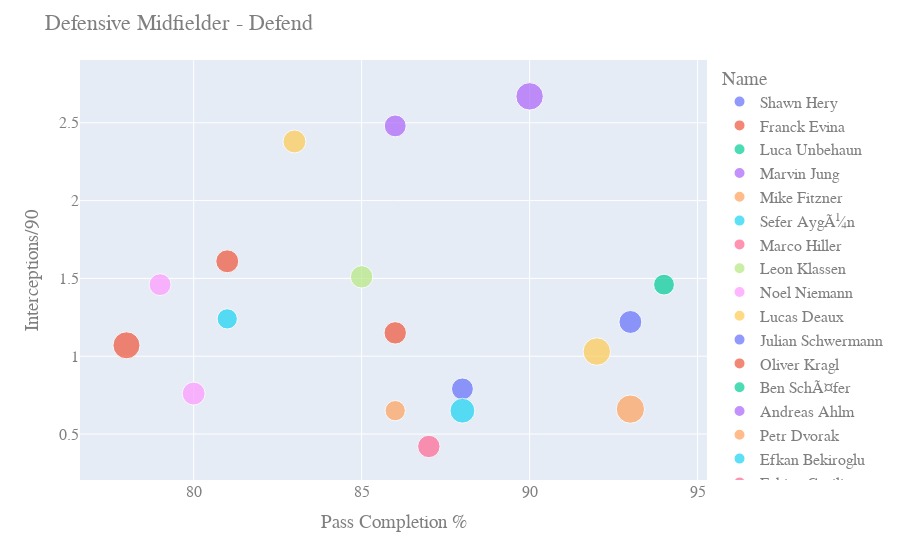

Notebook code cell kept with this figure:
### Code cell
# Defensive Midfielder - Defend

fig = px.scatter(df, x="Pas %", y="Int/90", color="Name",  
        size='Age', hover_data=['Name'])

fig.update_layout(
    title="Defensive Midfielder - Defend",
    xaxis_title="Pass Completion %",
    yaxis_title="Interceptions/90",
    font=dict(
        family="Courier New, monospace",
        size=16,
        color="#7f7f7f"
    )
)
fig.show()

### Figure 1 — Plotly figure (JSON) as saved in the notebook; plotly's stock layout.template omitted (floating-point values rounded to 4 significant figures)
{"data": [{"customdata": [["Shawn Hery"]], "hovertemplate": "Name=%{customdata[0]}<br>Pas %=%{x}<br>Int/90=%{y}<br>Age=%{marker.size}<extra></extra>", "legendgroup": "Shawn Hery", "marker": {"color": "#636efa", "size": [21], "sizemode": "area", "sizeref": 0.0875, "symbol": "circle"}, "mode": "markers", "name": "Shawn Hery", "showlegend": true, "type": "scatter", "x": ["88%"], "xaxis": "x", "y": ["0.79"], "yaxis": "y"}, {"customdata": [["Franck Evina"]], "hovertemplate": "Name=%{customdata[0]}<br>Pas %=%{x}<br>Int/90=%{y}<br>Age=%{marker.size}<extra></extra>", "legendgroup": "Franck Evina", "marker": {"color": "#EF553B", "size": [22], "sizemode": "area", "sizeref": 0.0875, "symbol": "circle"}, "mode": "markers", "name": "Franck Evina", "showlegend": true, "type": "scatter", "x": ["86%"], "xaxis": "x", "y": ["1.15"], "yaxis": "y"}, {"customdata": [["Luca Unbehaun"]], "hovertemplate": "Name=%{customdata[0]}<br>Pas %=%{x}<br>Int/90=%{y}<br>Age=%{marker.size}<extra></extra>", "legendgroup": "Luca Unbehaun", "marker": {"color": "#00cc96", "size": [21], "sizemode": "area", "sizeref": 0.0875, "symbol": "circle"}, "mode": "markers", "name": "Luca Unbehaun", "showlegend": true, "type": "scatter", "x": ["90%"], "xaxis": "x", "y": ["-"], "yaxis": "y"}, {"customdata": [["Marvin Jung"]], "hovertemplate": "Name=%{customdata[0]}<br>Pas %=%{x}<br>Int/90=%{y}<br>Age=%{marker.size}<extra></extra>", "legendgroup": "Marvin Jung", "marker": {"color": "#ab63fa", "size": [21], "sizemode": "area", "sizeref": 0.0875, "symbol": "circle"}, "mode": "markers", "name": "Marvin Jung", "showlegend": true, "type": "scatter", "x": ["86%"], "xaxis": "x", "y": ["2.48"], "yaxis": "y"}, {"customdata": [["Mike Fitzner"]], "hovertemplate": "Name=%{customdata[0]}<br>Pas %=%{x}<br>Int/90=%{y}<br>Age=%{marker.size}<extra></extra>", "legendgroup": "Mike Fitzner", "marker": {"color": "#FFA15A", "size": [18], "sizemode": "area", "sizeref": 0.0875, "symbol": "circle"}, "mode": "markers", "name": "Mike Fitzner", "showlegend": true, "type": "scatter", "x": ["86%"], "xaxis": "x", "y": ["0.65"], "yaxis": "y"}, {"customdata": [["Sefer AygÃ¼n"]], "hovertemplate": "Name=%{customdata[0]}<br>Pas %=%{x}<br>Int/90=%{y}<br>Age=%{marker.size}<extra></extra>", "legendgroup": "Sefer AygÃ¼n", "marker": {"color": "#19d3f3", "size": [18], "sizemode": "area", "sizeref": 0.0875, "symbol": "circle"}, "mode": "markers", "name": "Sefer AygÃ¼n", "showlegend": true, "type": "scatter", "x": ["81%"], "xaxis": "x", "y": ["1.24"], "yaxis": "y"}, {"customdata": [["Marco Hiller"]], "hovertemplate": "Name=%{customdata[0]}<br>Pas %=%{x}<br>Int/90=%{y}<br>Age=%{marker.size}<extra></extra>", "legendgroup": "Marco Hiller", "marker": {"color": "#FF6692", "size": [25], "sizemode": "area", "sizeref": 0.0875, "symbol": "circle"}, "mode": "markers", "name": "Marco Hiller", "showlegend": true, "type": "scatter", "x": ["-"], "xaxis": "x", "y": ["-"], "yaxis": "y"}, {"customdata": [["Leon Klassen"]], "hovertemplate": "Name=%{customdata[0]}<br>Pas %=%{x}<br>Int/90=%{y}<br>Age=%{marker.size}<extra></extra>", "legendgroup": "Leon Klassen", "marker": {"color": "#B6E880", "size": [22], "sizemode": "area", "sizeref": 0.0875, "symbol": "circle"}, "mode": "markers", "name": "Leon Klassen", "showlegend": true, "type": "scatter", "x": ["85%"], "xaxis": "x", "y": ["1.51"], "yaxis": "y"}, {"customdata": [["Noel Niemann"]], "hovertemplate": "Name=%{customdata[0]}<br>Pas %=%{x}<br>Int/90=%{y}<br>Age=%{marker.size}<extra></extra>", "legendgroup": "Noel Niemann", "marker": {"color": "#FF97FF", "size": [23], "sizemode": "area", "sizeref": 0.0875, "symbol": "circle"}, "mode": "markers", "name": "Noel Niemann", "showlegend": true, "type": "scatter", "x": ["80%"], "xaxis": "x", "y": ["0.76"], "yaxis": "y"}, {"customdata": [["Lucas Deaux"]], "hovertemplate": "Name=%{customdata[0]}<br>Pas %=%{x}<br>Int/90=%{y}<br>Age=%{marker.size}<extra></extra>", "legendgroup": "Lucas Deaux", "marker": {"color": "#FECB52", "size": [33], "sizemode": "area", "sizeref": 0.0875, "symbol": "circle"}, "mode": "markers", "name": "Lucas Deaux", "showlegend": true, "type": "scatter", "x": ["92%"], "xaxis": "x", "y": ["1.03"], "yaxis": "y"}, {"customdata": [["Julian Schwermann"]], "hovertemplate": "Name=%{customdata[0]}<br>Pas %=%{x}<br>Int/90=%{y}<br>Age=%{marker.size}<extra></extra>", "legendgroup": "Julian Schwermann", "marker": {"color": "#636efa", "size": [23], "sizemode": "area", "sizeref": 0.0875, "symbol": "circle"}, "mode": "markers", "name": "Julian Schwermann", "showlegend": true, "type": "scatter", "x": ["93%"], "xaxis": "x", "y": ["1.22"], "yaxis": "y"}, {"customdata": [["Oliver Kragl"]], "hovertemplate": "Name=%{customdata[0]}<br>Pas %=%{x}<br>Int/90=%{y}<br>Age=%{marker.size}<extra></extra>", "legendgroup": "Oliver Kragl", "marker": {"color": "#EF553B", "size": [32], "sizemode": "area", "sizeref": 0.0875, "symbol": "circle"}, "mode": "markers", "name": "Oliver Kragl", "showlegend": true, "type": "scatter", "x": ["78%"], "xaxis": "x", "y": ["1.07"], "yaxis": "y"}, {"customdata": [["Ben SchÃ¤fer"]], "hovertemplate": "Name=%{customdata[0]}<br>Pas %=%{x}<br>Int/90=%{y}<br>Age=%{marker.size}<extra></extra>", "legendgroup": "Ben SchÃ¤fer", "marker": {"color": "#00cc96", "size": [18], "sizemode": "area", "sizeref": 0.0875, "symbol": "circle"}, "mode": "markers", "name": "Ben SchÃ¤fer", "showlegend": true, "type": "scatter", "x": ["-"], "xaxis": "x", "y": ["-"], "yaxis": "y"}, {"customdata": [["Andreas Ahlm"]], "hovertemplate": "Name=%{customdata[0]}<br>Pas %=%{x}<br>Int/90=%{y}<br>Age=%{marker.size}<extra></extra>", "legendgroup": "Andreas Ahlm", "marker": {"color": "#ab63fa", "size": [18], "sizemode": "area", "sizeref": 0.0875, "symbol": "circle"}, "mode": "markers", "name": "Andreas Ahlm", "showlegend": true, "type": "scatter", "x": ["-"], "xaxis": "x", "y": ["-"], "yaxis": "y"}, {"customdata": [["Petr Dvorak"]], "hovertemplate": "Name=%{customdata[0]}<br>Pas %=%{x}<br>Int/90=%{y}<br>Age=%{marker.size}<extra></extra>", "legendgroup": "Petr Dvorak", "marker": {"color": "#FFA15A", "size": [17], "sizemode": "area", "sizeref": 0.0875, "symbol": "circle"}, "mode": "markers", "name": "Petr Dvorak", "showlegend": true, "type": "scatter", "x": ["-"], "xaxis": "x", "y": ["-"], "yaxis": "y"}, {"customdata": [["Efkan Bekiroglu"]], "hovertemplate": "Name=%{customdata[0]}<br>Pas %=%{x}<br>Int/90=%{y}<br>Age=%{marker.size}<extra></extra>", "legendgroup": "Efkan Bekiroglu", "marker": {"color": "#19d3f3", "size": [27], "sizemode": "area", "sizeref": 0.0875, "symbol": "circle"}, "mode": "markers", "name": "Efkan Bekiroglu", "showlegend": true, "type": "scatter", "x": ["88%"], "xaxis": "x", "y": ["0.65"], "yaxis": "y"}, {"customdata": [["Fabian Greilinger"]], "hovertemplate": "Name=%{customdata[0]}<br>Pas %=%{x}<br>Int/90=%{y}<br>Age=%{marker.size}<extra></extra>", "legendgroup": "Fabian Greilinger", "marker": {"color": "#FF6692", "size": [22], "sizemode": "area", "sizeref": 0.0875, "symbol": "circle"}, "mode": "markers", "name": "Fabian Greilinger", "showlegend": true, "type": "scatter", "x": ["87%"], "xaxis": "x", "y": ["0.42"], "yaxis": "y"}, {"customdata": [["Marko Basic"]], "hovertemplate": "Name=%{customdata[0]}<br>Pas %=%{x}<br>Int/90=%{y}<br>Age=%{marker.size}<extra></extra>", "legendgroup": "Marko Basic", "marker": {"color": "#B6E880", "size": [17], "sizemode": "area", "sizeref": 0.0875, "symbol": "circle"}, "mode": "markers", "name": "Marko Basic", "showlegend": true, "type": "scatter", "x": ["-"], "xaxis": "x", "y": ["-"], "yaxis": "y"}, {"customdata": [["Mert GÃ¶ckan"]], "hovertemplate": "Name=%{customdata[0]}<br>Pas %=%{x}<br>Int/90=%{y}<br>Age=%{marker.size}<extra></extra>", "legendgroup": "Mert GÃ¶ckan", "marker": {"color": "#FF97FF", "size": [21], "sizemode": "area", "sizeref": 0.0875, "symbol": "circle"}, "mode": "markers", "name": "Mert GÃ¶ckan", "showlegend": true, "type": "scatter", "x": ["79%"], "xaxis": "x", "y": ["1.46"], "yaxis": "y"}, {"customdata": [["Gabriel Isik"]], "hovertemplate": "Name=%{customdata[0]}<br>Pas %=%{x}<br>Int/90=%{y}<br>Age=%{marker.size}<extra></extra>", "legendgroup": "Gabriel Isik", "marker": {"color": "#FECB52", "size": [23], "sizemode": "area", "sizeref": 0.0875, "symbol": "circle"}, "mode": "markers", "name": "Gabriel Isik", "showlegend": true, "type": "scatter", "x": ["83%"], "xaxis": "x", "y": ["2.38"], "yaxis": "y"}, {"customdata": [["Pawel Majewski"]], "hovertemplate": "Name=%{customdata[0]}<br>Pas %=%{x}<br>Int/90=%{y}<br>Age=%{marker.size}<extra></extra>", "legendgroup": "Pawel Majewski", "marker": {"color": "#636efa", "size": [18], "sizemode": "area", "sizeref": 0.0875, "symbol": "circle"}, "mode": "markers", "name": "Pawel Majewski", "showlegend": true, "type": "scatter", "x": ["87%"], "xaxis": "x", "y": ["-"], "yaxis": "y"}, {"customdata": [["Peter KÃ¶ster"]], "hovertemplate": "Name=%{customdata[0]}<br>Pas %=%{x}<br>Int/90=%{y}<br>Age=%{marker.size}<extra></extra>", "legendgroup": "Peter KÃ¶ster", "marker": {"color": "#EF553B", "size": [23], "sizemode": "area", "sizeref": 0.0875, "symbol": "circle"}, "mode": "markers", "name": "Peter KÃ¶ster", "showlegend": true, "type": "scatter", "x": ["81%"], "xaxis": "x", "y": ["1.61"], "yaxis": "y"}, {"customdata": [["Abdoulaye Niang"]], "hovertemplate": "Name=%{customdata[0]}<br>Pas %=%{x}<br>Int/90=%{y}<br>Age=%{marker.size}<extra></extra>", "legendgroup": "Abdoulaye Niang", "marker": {"color": "#00cc96", "size": [19], "sizemode": "area", "sizeref": 0.0875, "symbol": "circle"}, "mode": "markers", "name": "Abdoulaye Niang", "showlegend": true, "type": "scatter", "x": ["94%"], "xaxis": "x", "y": ["1.46"], "yaxis": "y"}, {"customdata": [["Sven Bender"]], "hovertemplate": "Name=%{customdata[0]}<br>Pas %=%{x}<br>Int/90=%{y}<br>Age=%{marker.size}<extra></extra>", "legendgroup": "Sven Bender", "marker": {"color": "#ab63fa", "size": [33], "sizemode": "area", "sizeref": 0.0875, "symbol": "circle"}, "mode": "markers", "name": "Sven Bender", "showlegend": true, "type": "scatter", "x": ["90%"], "xaxis": "x", "y": ["2.67"], "yaxis": "y"}, {"customdata": [["Gary Medel"]], "hovertemplate": "Name=%{customdata[0]}<br>Pas %=%{x}<br>Int/90=%{y}<br>Age=%{marker.size}<extra></extra>", "legendgroup": "Gary Medel", "marker": {"color": "#FFA15A", "size": [35], "sizemode": "area", "sizeref": 0.0875, "symbol": "circle"}, "mode": "markers", "name": "Gary Medel", "showlegend": true, "type": "scatter", "x": ["93%"], "xaxis": "x", "y": ["0.66"], "yaxis": "y"}], "layout": {"font": {"color": "#7f7f7f", "family": "Courier New, monospace", "size": 16}, "legend": {"itemsizing": "constant", "title": {"text": "Name"}, "tracegroupgap": 0}, "margin": {"t": 60}, "title": {"text": "Defensive Midfielder - Defend"}, "xaxis": {"anchor": "y", "domain": [0, 1], "title": {"text": "Pass Completion %"}}, "yaxis": {"anchor": "x", "domain": [0, 1], "title": {"text": "Interceptions/90"}}}}
